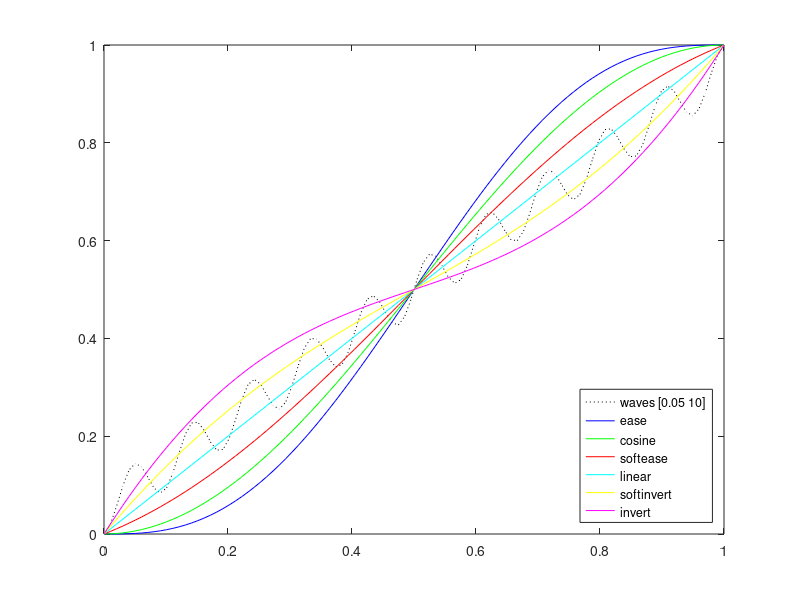

Write MATLAB code to recreate this figure.
% gradient examples
% This file exploits CELL MODE operation and is meant to be run one section at a time.  
% Don't try running the whole file straight; it'll just clobber its own output.
% Pick a section to run, use ctrl-enter or click "Run Section" from the Editor toolbar

%% ease curves for gradient functions %%%%%%%%%%%%%%%%%%%%%%%%%%%%%%%%%%%%%%%%%%%%%%%%%%%
t = linspace(0,1,100);
coint = 0.5*(1-cos(t*pi));
waves = (1-2*0.05)*t+0.05*(1-cos(t*pi*(2*10+1)));
ease = 6*t.^5-15*t.^4+10*t.^3;
cosine = 0.5*(1-cos(pi*t));
softease = (t+coint)/2;
softinv = 2*t-(t+coint)/2;
hardinv = 2*t-coint;
plot(t,waves,':k',t,ease,'b',t,cosine,'g',t,softease,'r',t,t,'c',t,softinv,'y',t,hardinv,'m');

legend('waves [0.05 10]','ease','cosine','softease','linear','softinvert','invert','location','southeast');
return;

%% lingrad demo %%%%%%%%%%%%%%%%%%%%%%%%%%%%%%%%%%%%%%%%%%%%%%%%%%%
s = [400 100];
A = lingrad(s,[0 0; 1 0],[0 0 0; 0 1 0]*255,'invert');
B = lingrad(s,[0 0; 1 0],[0 0 0; 0 1 0]*255,'softinvert');
C = lingrad(s,[0 0; 1 0],[0 0 0; 0 1 0]*255,'linear');
D = lingrad(s,[0 0; 1 0],[0 0 0; 0 1 0]*255,'softease');
E = lingrad(s,[0 0; 1 0],[0 0 0; 0 1 0]*255,'cosine');
F = lingrad(s,[0 0; 1 0],[0 0 0; 0 1 0]*255,'ease');
G = lingrad(s,[0 0; 1 0],[0 0 0; 0 1 0]*255,'waves',[0.05 10]);
outpict = cat(2,A,B,C,D,E,F,G);

imshow(outpict)

%% replicate GIMP's "Skyline" gradient
s = [400 600];
colors = [0 0 0; 0.095 0.058 0.494; 0.113 0.067 0.566; 0.514 0.055 0.305; ...
    0.921 0.066 0.042; 0.955 0.266 0.024; 0.999 0.541 0.004; ...
    0.967 0.741 0.114; 0.937 0.924 0.213; 0 0 0; 0 0 0]*255;
breaks = [0 0.056 0.367 0.601 0.752 0.791 0.869 0.897 0.936 0.937 1];

outpict = lingrad(s,[0 0; 1 0],colors,breaks);

imshow(outpict)

%% radgrad demo %%%%%%%%%%%%%%%%%%%%%%%%%%%%%%%%%%%%%%%%%%%%%%%%%%%
s = [300 300];
A = radgrad(s,[1 1]*0.5,0.5,[0 1 0; 0 0 0]*255,'invert');
B = radgrad(s,[1 1]*0.5,0.5,[0 1 0; 0 0 0]*255,'softinvert');
C = radgrad(s,[1 1]*0.5,0.5,[0 1 0; 0 0 0]*255,'linear');
D = radgrad(s,[1 1]*0.5,0.5,[0 1 0; 0 0 0]*255,'softease');
E = radgrad(s,[1 1]*0.5,0.5,[0 1 0; 0 0 0]*255,'cosine');
F = radgrad(s,[1 1]*0.5,0.5,[0 1 0; 0 0 0]*255,'ease');
G = radgrad(s.*[1 2],[1 1]*0.5,0.5,[0 1 0; 0 0 0]*255,'waves',[0.05 5]);
R1 = cat(2,A,B);
R2 = cat(2,C,D);
R3 = cat(2,E,F);
outpict = cat(1,R1,R2,R3,G);

imshow(outpict)

%%  Replicate GIMP's "Deep Sea" gradient
s = [400 600];
colors = [0.000000 0.009040 0.166667; 0.089516 0.199522 0.3939395; ...
    0.179032 0.390004 0.621212; 0.179032 0.390004 0.621212; ...
    0.089516 0.6798505 0.7954545; 0.000000 0.969697 0.969697]*255;
breaks = [0.000000 0.580968 0.764608 0.764608 0.888147 1.000000];

outpict = radgrad(s,[0 0],1,flipud(colors),1-fliplr(breaks));

imshow(outpict)





